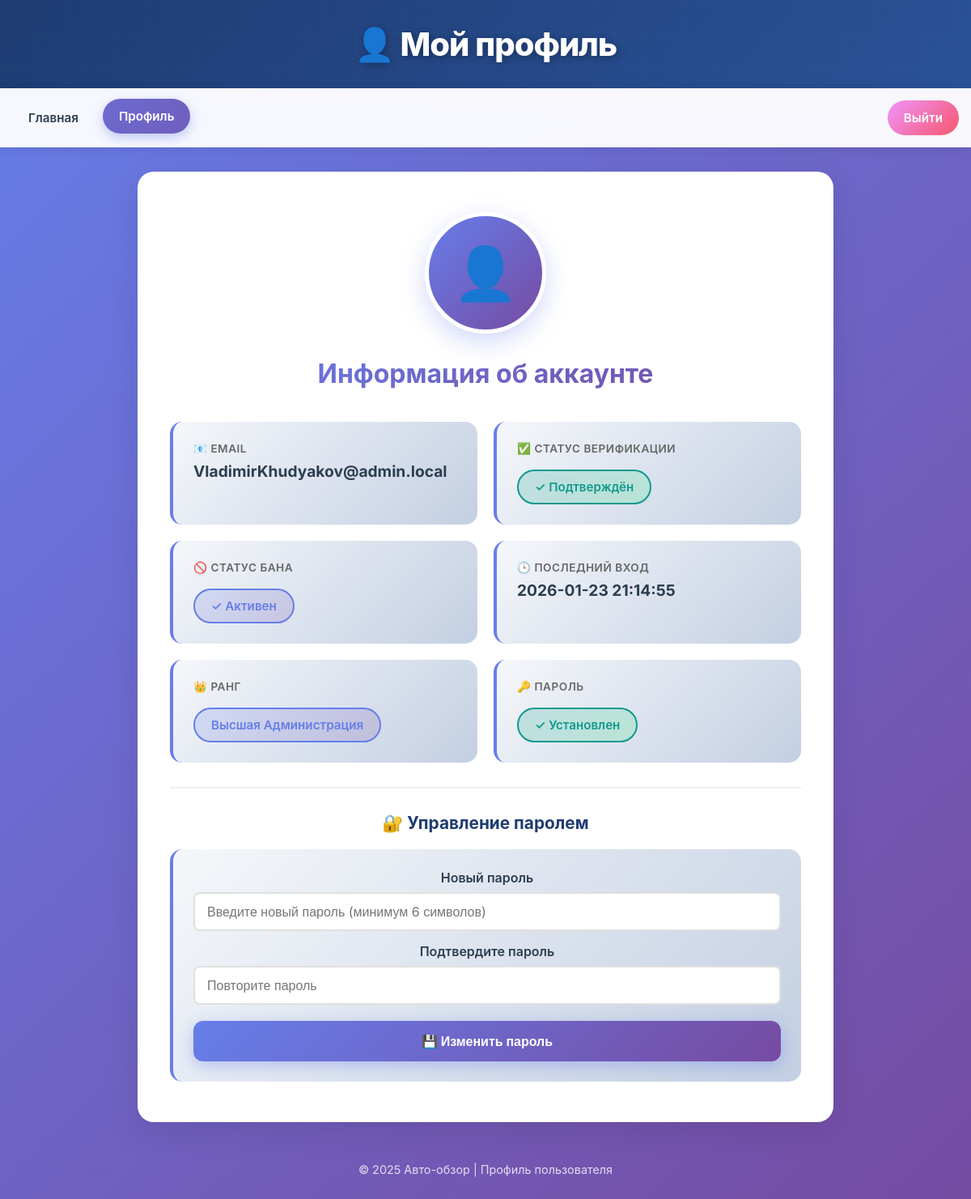
The page /profile (signed in) on the database as committed earlier.
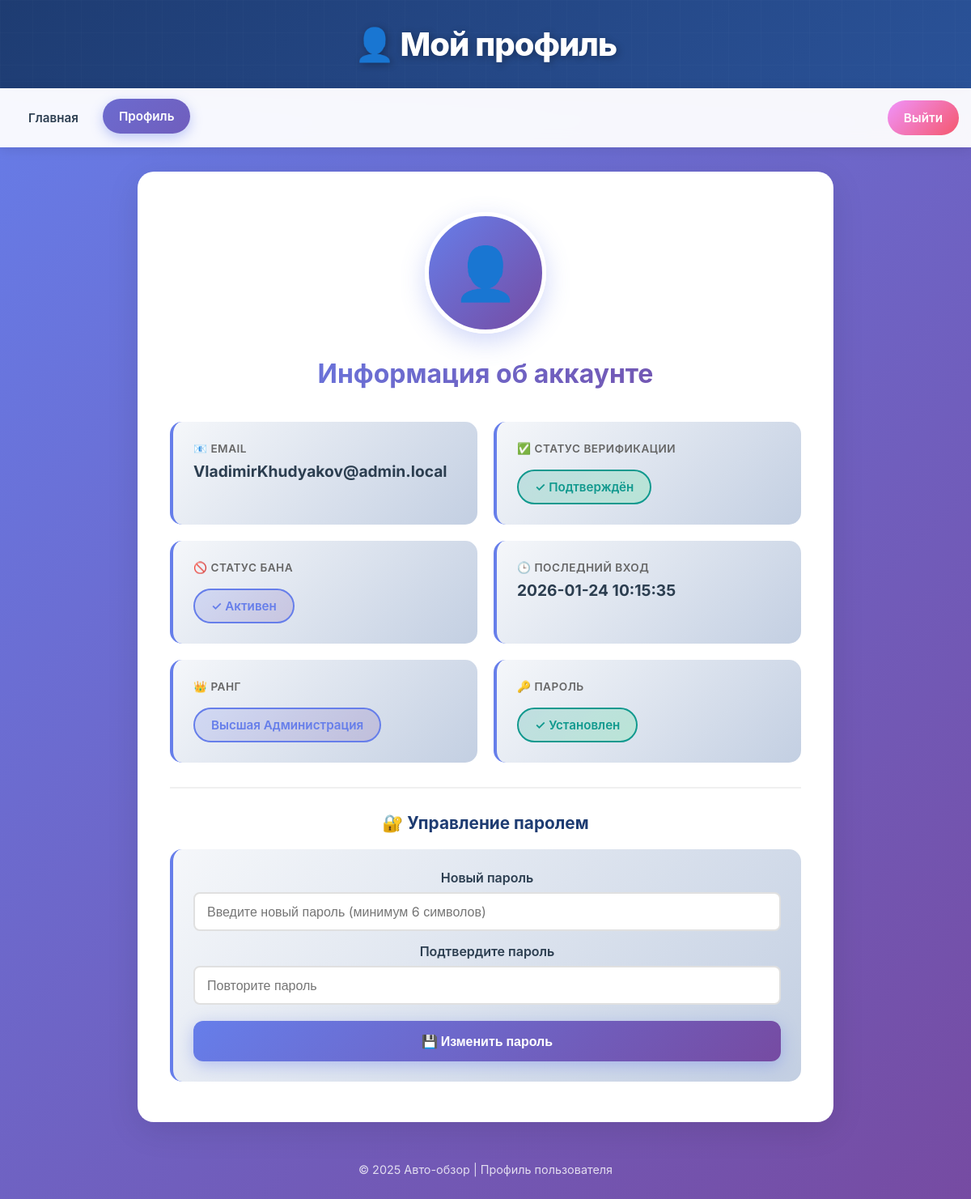
The same page on the database as committed later.
### tables this page shows
CREATE TABLE users (
                email TEXT PRIMARY KEY,
                verified BOOLEAN NOT NULL DEFAULT 0,
                banned BOOLEAN NOT NULL DEFAULT 0,
                banned_until TEXT,
                ban_reason TEXT,
                last_login TEXT
            , rank TEXT DEFAULT NULL, rank_changed_by TEXT DEFAULT NULL, rank_change_reason TEXT DEFAULT NULL, rank_changed_at TEXT DEFAULT NULL, old_rank TEXT DEFAULT NULL, rank_notification_seen BOOLEAN DEFAULT 0, password TEXT DEFAULT NULL, theme TEXT DEFAULT 'light');

### main.py (the view, shortened to what this page needs)
@app.route('/profile')
def profile():
    email = session.get('email')
    if not email:
        return redirect(url_for('login'))
    user_data = get_user(email)
    if not user_data:
        return redirect(url_for('login'))
    if user_data['banned'] and not user_data['banned_until']:
        reason = user_data['ban_reason'] if user_data['ban_reason'] else 'Не указана'
        log_access(email, "ПОПЫТКА ПРОФИЛЯ (постоянный бан)")
        return render_template('banned.html', email=email, until='навсегда', reason=reason)
    user_rank = get_user_rank(email)
    rank_display = RANK_NAMES.get(user_rank, None) if user_rank else None
    profile_data = {
        'email': email,
        'verified': user_data['verified'],
        'banned': user_data['banned'],
        'banned_until': user_data['banned_until'],
        'ban_reason': user_data['ban_reason'],
        'last_login': user_data['last_login'] or 'Ещё не входил',
        'rank': user_rank,
        'rank_display': rank_display
    }
    has_password = bool(user_data.get('password'))
    log_access(email, "ОТКРЫЛ ПРОФИЛЬ")
    return render_template('profile.html', profile=profile_data, has_password=has_password)

### main.py (called while the page is built, shortened)
def get_user_rank(email):
    user = get_user(email)
    if user and user.get('rank'):
        return user['rank']
    return None

def get_user(email):
    with sqlite3.connect(DATABASE) as conn:
        conn.row_factory = sqlite3.Row
        cur = conn.cursor()
        cur.execute("SELECT * FROM users WHERE email = ?", (email,))
        row = cur.fetchone()
        return dict(row) if row else None

def is_user_banned(email):
    user = get_user(email)
    if not user:
        return False
    return user['banned']

@app.after_request
def add_no_cache_headers(response):
    if response.content_type and 'text/html' in response.content_type:
        response.headers['Cache-Control'] = 'no-cache, no-store, must-revalidate, max-age=0'
        response.headers['Pragma'] = 'no-cache'
        response.headers['Expires'] = '0'
        response.headers['ETag'] = str(time.time())
    elif response.content_type and any(x in response.content_type for x in ['text/css', 'application/javascript', 'image/', 'font/']):
        response.headers['Cache-Control'] = 'public, max-age=86400, must-revalidate'
    return response

### templates/profile.html (shortened to what this page needs)
<!DOCTYPE html>
<html lang="ru">
<head>
</head>
<body>
    <header>
        <h1>👤 Мой профиль</h1>
    </header>
    <nav>
        <a href="{{ url_for('index') }}">Главная</a>
        <a href="{{ url_for('profile') }}" class="active">Профиль</a>
        <a href="{{ url_for('logout') }}" class="logout-btn">Выйти</a>
    </nav>
    <div class="container">
        <div class="profile-card">
            <div class="profile-pic">👤</div>
            <h2>Информация об аккаунте</h2>
            <div class="info-grid">
                <div class="info-item">
                    <div class="label">📧 Email</div>
                    <div class="value">{{ profile.email }}</div>
                </div>
                <div class="info-item">
                    <div class="label">✅ Статус верификации</div>
                    <div>
                        <span class="status-badge {{ 'verified' if profile.verified else 'not-verified' }}">
                            {{ '✓ Подтверждён' if profile.verified else '✗ Не подтверждён' }}
                        </span>
                    </div>
                </div>
                <div class="info-item">
                    <div class="label">🚫 Статус бана</div>
                    <div>
                        {% if profile.banned or profile.banned_until %}
                            <span class="status-badge banned">
                                🚫 Забанен
                            </span>
                        {% else %}
                            <span class="status-badge active">
                                ✓ Активен
                            </span>
                        {% endif %}
                    </div>
                </div>
                <div class="info-item">
                    <div class="label">🕒 Последний вход</div>
                    <div class="value">{{ profile.last_login }}</div>
                </div>
                <div class="info-item">
                    <div class="label">👑 Ранг</div>
                    <div>
                        {% if profile.rank_display %}
                            <span class="status-badge active">
                                {{ profile.rank_display }}
                            </span>
                        {% else %}
                            <span style="color: #999;">Не назначен</span>
                        {% endif %}
                    </div>
                </div>
                <div class="info-item">
                    <div class="label">🔑 Пароль</div>
                    <div>
                        {% if has_password %}
                            <span class="status-badge verified">✓ Установлен</span>
                        {% else %}
                            <span class="status-badge not-verified">✗ Не установлен</span>
                        {% endif %}
                    </div>
                </div>
            </div>
            <div style="margin-top: 30px; padding-top: 30px; border-top: 2px solid #f0f0f0;">
                <h3 style="font-size: 1.3rem; font-weight: 700; color: #1e3c72; margin-bottom: 20px;">🔐 Управление паролем</h3>
                <form method="post" action="{{ url_for('set_password') }}" style="background: linear-gradient(135deg, #f5f7fa 0%, #c3cfe2 100%); padding: 25px; border-radius: 15px; border-left: 4px solid #667eea;">
                    <div style="margin-bottom: 15px;">
                        <label for="new_password" style="display: block; margin-bottom: 8px; font-weight: 600; color: #2c3e50;">Новый пароль</label>
                        <input type="password" name="new_password" id="new_password" placeholder="Введите новый пароль (минимум 6 символов)" required
                               style="width: 100%; padding: 12px 15px; border: 2px solid #e0e0e0; border-radius: 8px; font-size: 1rem; font-family: 'Inter', sans-serif; outline: none; transition: all 0.3s;"
                               onfocus="this.style.borderColor='#667eea'; this.style.boxShadow='0 0 0 4px rgba(102, 126, 234, 0.1)'"
                               onblur="this.style.borderColor='#e0e0e0'; this.style.boxShadow='none'">
                    </div>
                    <div style="margin-bottom: 20px;">
                        <label for="confirm_password" style="display: block; margin-bottom: 8px; font-weight: 600; color: #2c3e50;">Подтвердите пароль</label>
                        <input type="password" name="confirm_password" id="confirm_password" placeholder="Повторите пароль" required
                               style="width: 100%; padding: 12px 15px; border: 2px solid #e0e0e0; border-radius: 8px; font-size: 1rem; font-family: 'Inter', sans-serif; outline: none; transition: all 0.3s;"
                               onfocus="this.style.borderColor='#667eea'; this.style.boxShadow='0 0 0 4px rgba(102, 126, 234, 0.1)'"
                               onblur="this.style.borderColor='#e0e0e0'; this.style.boxShadow='none'">
                    </div>
                    <button type="submit" style="width: 100%; padding: 15px; background: linear-gradient(135deg, #667eea 0%, #764ba2 100%); color: white; border: none; border-radius: 12px; font-size: 1rem; font-weight: 700; cursor: pointer; transition: all 0.3s; box-shadow: 0 5px 20px rgba(102, 126, 234, 0.4); font-family: 'Inter', sans-serif;">
                        💾 {{ 'Изменить пароль' if has_password else 'Установить пароль' }}
                    </button>
                </form>
            </div>
        </div>
    </div>
    <footer>
        © 2025 Авто-обзор | Профиль пользователя
    </footer>
</body>
</html>

### templates/profile.html (style rules this page uses)
* { margin: 0; padding: 0; box-sizing: border-box; }
body { font-family: 'Inter', -apple-system, BlinkMacSystemFont, 'Segoe UI', sans-serif; background: linear-gradient(135deg, #667eea 0%, #764ba2 100%); min-height: 100vh; color: #1a1a1a; }
header { background: linear-gradient(135deg, #1e3c72 0%, #2a5298 100%); color: white; padding: 30px 0; text-align: center; box-shadow: 0 4px 20px rgba(0,0,0,0.3); position: relative; overflow: hidden; }
header::before { content: ''; position: absolute; top: 0; left: 0; right: 0; bottom: 0; opacity: 0.3; }
header h1 { font-size: 2.5rem; font-weight: 800; text-shadow: 2px 2px 10px rgba(0,0,0,0.3); position: relative; z-index: 1; letter-spacing: -1px; }
nav { background: rgba(255, 255, 255, 0.95); backdrop-filter: blur(10px); display: flex; justify-content: center; gap: 10px; padding: 15px; flex-wrap: wrap; box-shadow: 0 2px 15px rgba(0,0,0,0.1); position: sticky; top: 0; z-index: 100; }
nav a { color: #2c3e50; text-decoration: none; font-weight: 600; padding: 12px 20px; border-radius: 25px; transition: all 0.3s cubic-bezier(0.4, 0, 0.2, 1); position: relative; overflow: hidden; font-size: 0.95rem; }
nav a::before { content: ''; position: absolute; top: 50%; left: 50%; width: 0; height: 0; border-radius: 50%; background: linear-gradient(135deg, #667eea 0%, #764ba2 100%); transform: translate(-50%, -50%); transition: width 0.6s, height 0.6s; z-index: -1; }
nav a:hover::before, nav a.active::before { width: 300px; height: 300px; }
nav a:hover, nav a.active { color: white; transform: translateY(-2px); box-shadow: 0 5px 15px rgba(102, 126, 234, 0.4); }
.logout-btn { background: linear-gradient(135deg, #f093fb 0%, #f5576c 100%) !important; color: white !important; margin-left: auto; }
.logout-btn::before { background: linear-gradient(135deg, #f5576c 0%, #f093fb 100%) !important; }
.container { max-width: 900px; margin: 30px auto; padding: 0 20px; }
.profile-card { background: white; border-radius: 20px; padding: 50px 40px; box-shadow: 0 10px 40px rgba(0,0,0,0.1); animation: fadeInUp 0.6s ease-out; text-align: center; }
.profile-pic { width: 150px; height: 150px; border-radius: 50%; background: linear-gradient(135deg, #667eea 0%, #764ba2 100%); margin: 0 auto 30px; display: flex; align-items: center; justify-content: center; font-size: 4rem; color: white; border: 5px solid white; box-shadow: 0 10px 30px rgba(102, 126, 234, 0.3); transition: transform 0.3s; }
.profile-card h2 { font-size: 2rem; font-weight: 700; color: #1e3c72; margin-bottom: 40px; background: linear-gradient(135deg, #667eea 0%, #764ba2 100%); -webkit-background-clip: text; -webkit-text-fill-color: transparent; background-clip: text; }
.info-grid { display: grid; grid-template-columns: repeat(auto-fit, minmax(250px, 1fr)); gap: 20px; margin-top: 30px; text-align: left; }
.info-item { background: linear-gradient(135deg, #f5f7fa 0%, #c3cfe2 100%); padding: 25px; border-radius: 15px; border-left: 4px solid #667eea; transition: all 0.3s; }
.info-item .label { font-size: 0.85rem; color: #666; font-weight: 600; text-transform: uppercase; letter-spacing: 0.5px; margin-bottom: 8px; }
.info-item .value { font-size: 1.2rem; font-weight: 700; color: #2c3e50; word-break: break-word; }
.status-badge { display: inline-flex; align-items: center; gap: 8px; padding: 10px 20px; border-radius: 25px; font-size: 0.95rem; font-weight: 600; margin-top: 10px; }
.status-badge.verified { background: linear-gradient(135deg, rgba(17, 153, 142, 0.2) 0%, rgba(56, 239, 125, 0.2) 100%); color: #11998e; border: 2px solid #11998e; }
.status-badge.active { background: linear-gradient(135deg, rgba(102, 126, 234, 0.2) 0%, rgba(118, 75, 162, 0.2) 100%); color: #667eea; border: 2px solid #667eea; }
footer { text-align: center; margin: 50px 0 30px; color: rgba(255,255,255,0.8); font-size: 0.9rem; }

Rows that differ between the two databases and show on the page:
changed users "VladimirKhudyakov@admin.local": last_login "2026-01-23 21:14:55" → "2026-01-24 10:15:35"
